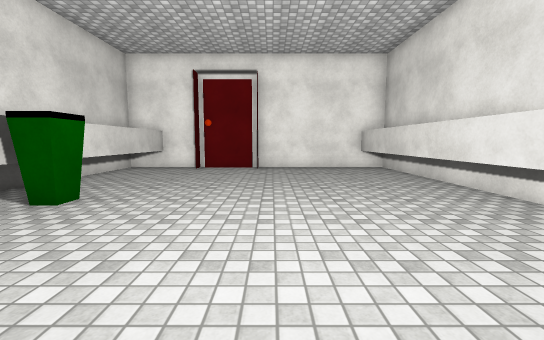
[1] (above)

13 first-person views from a walk through a 3-D level made in the Unity game engine. The camera is 1.3 m above the floor, tilts 6° down and sees 90° across. The floor is counted in squares, 1 m on a side. Each view is taken from the middle of a square. On the plan, view 1 faces up. The plan holds only what a view shows up to about 13 squares ahead; the rest is blank. The player is left out. Surface patterns are stand-ins for the level's own textures.

[2]
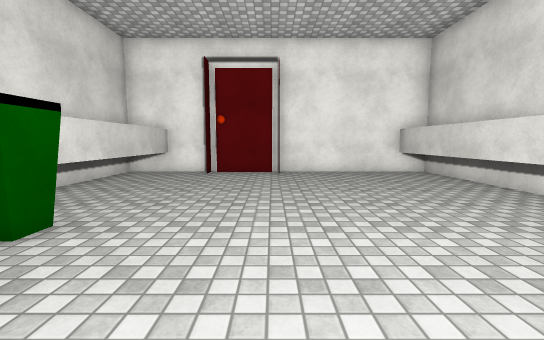

[3]
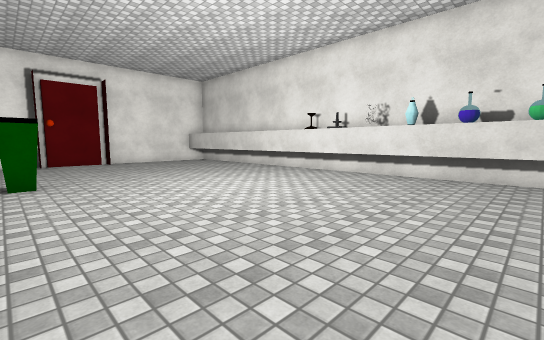

[4]
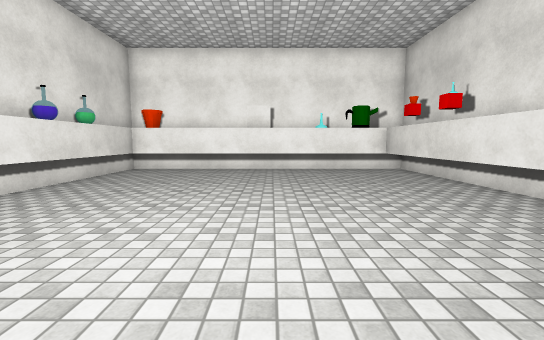

[5]
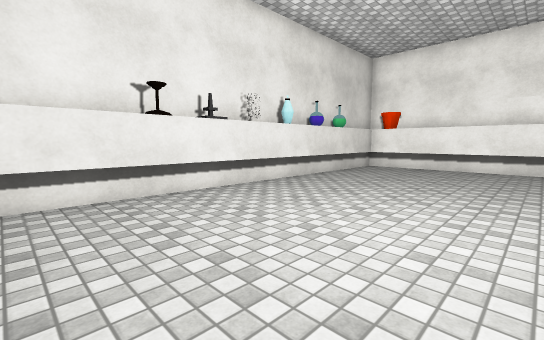

[6]
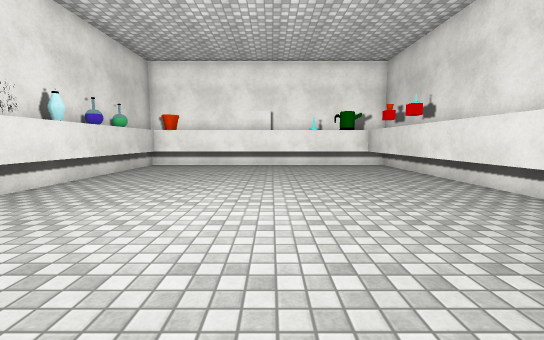

[7]
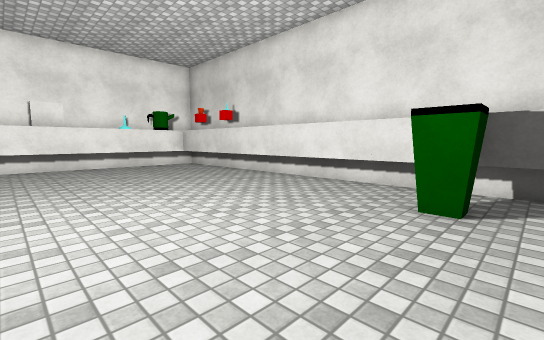

[8]
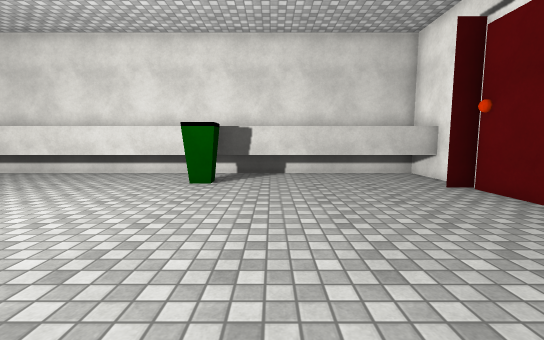

[9]
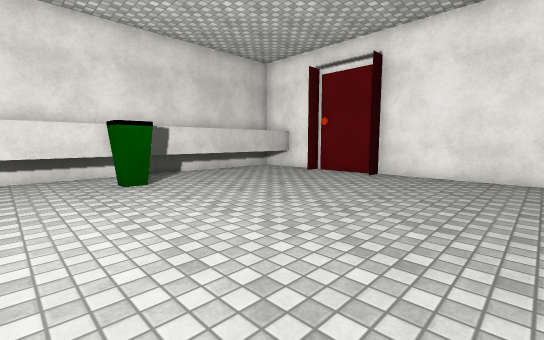

[10]
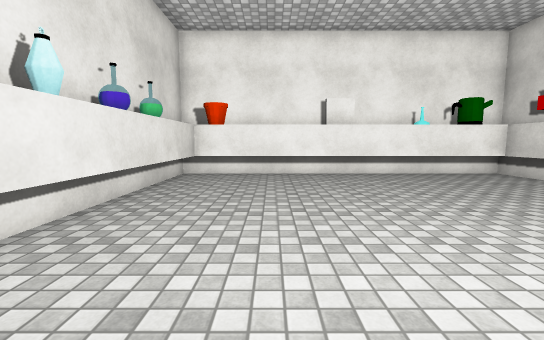

[11]
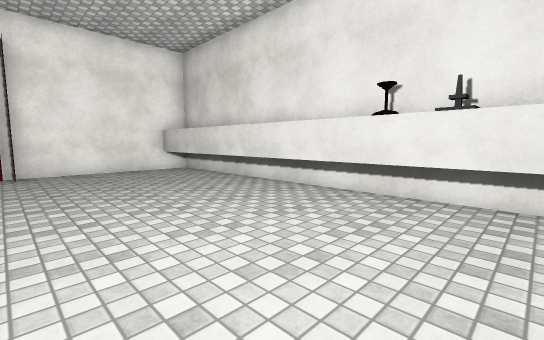

[12]
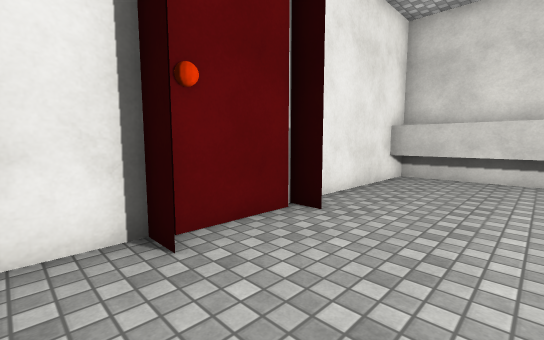

[13]
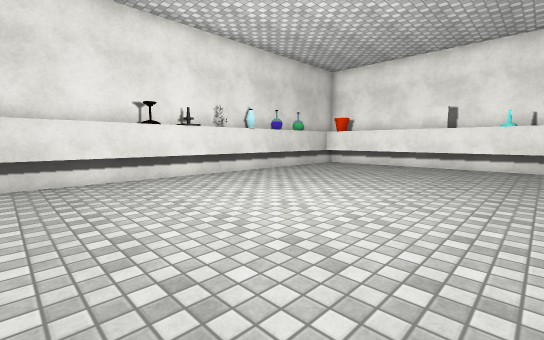

### Floor plan
Points are (right, up) in squares from view 1. A wall is a line through its corners. A room is listed if a view was taken in it or the views show most of it. See-through windows are left out.
Room 1 (views 1, 2, 3, 4, 5, 6, 7, 8, 9, 10, 11, 12, 13)
walls: (4.5, 2.4) (4.5, 13.8); (4.5, -0.6) (4.5, 0.6); (-0.7, 13.8) (-0.7, 12.9) (-0.7, 13.5) (-3.4, 13.5); (-3.4, 13.7) (-6.5, 13.7); (-3.6, 13.9) (-3.6, 12.9) (-3.6, 13.5); (4.5, -5.8) (4.5, -2.4); (5.6, 13.7) (-1, 13.7); (-5.5, 13.9) (-5.5, -5.7) (3.5, -5.7)
low walls: (-6.5, -8) (5.6, -8) (5.6, 13.7)
objects: other object (-5, 5) to (-4, 6); other object (4, -7) to (4, -6); other object (5, -2); other object (5, -1); other object (5, 1); other object (5, 2)

Where each view was taken, in squares from view 1:
view 1: 0 up, 0 right, facing up
view 2: 2 up, 1 left, facing up
view 3: 4 down, 5 left, facing up-right
view 4: 5 up, 1 left, facing down
view 5: 6 up, 1 left, facing down-right
view 6: 7 up, 1 left, facing down
view 7: 7 up, 1 right, facing down-left
view 8: 8 up, 4 right, facing left
view 9: 3 up, 4 right, facing up-left
view 10: 3 up, 2 right, facing down
view 11: 1 up, 1 left, facing up-right
view 12: 10 up, 5 left, facing up-right
view 13: 7 up, 4 left, facing down-right
